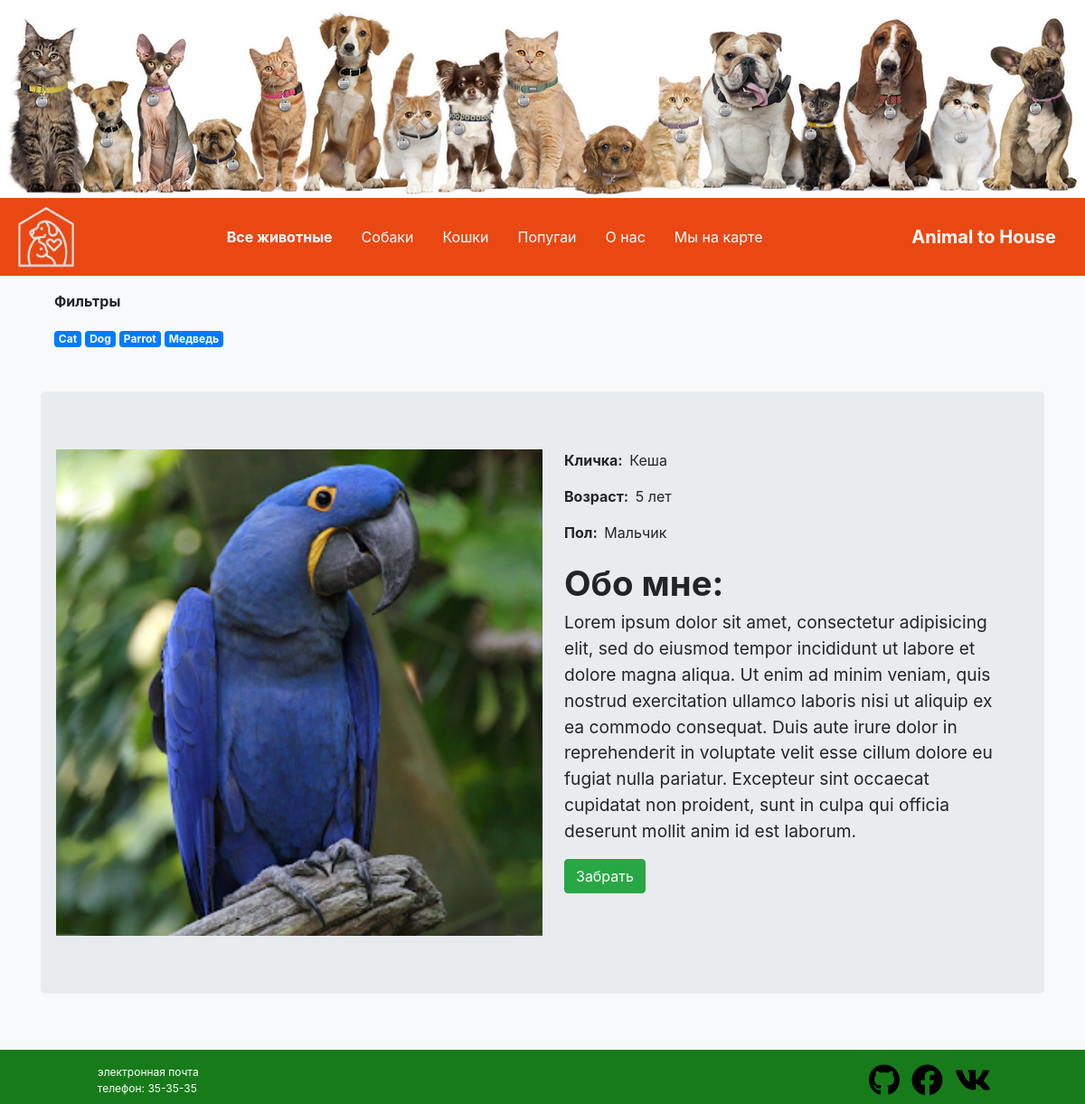
The page /5 on the database its author committed.
### animal_shelter/models.py (models this page shows, shortened)
class Kind(models.Model):
    name = models.CharField(max_length=50, verbose_name="Вид", null=True, blank=True)
    def __str__(self):
        return self.name

class Pet(models.Model):
    name = models.CharField(max_length=13, verbose_name='Кличка')
    description = models.TextField(verbose_name='О питомце')
    receipt_date = models.DateField(auto_now=True, verbose_name="Поступил")
    face = models.ImageField(upload_to='pets_foto', blank=True, verbose_name="Фотография")
    birth_data = models.DateField(blank=True, null=True, verbose_name='Дата рождения')
    MALE = 'Мальчик'
    FEMALE = 'Девочка'
    GENDER = [(MALE, "Мальчик"), (FEMALE, "Девочка"), ]
    gender = models.CharField(max_length=10, choices=GENDER, verbose_name='Пол', null=True)
    kind = models.ForeignKey(Kind, on_delete=models.CASCADE, null=True, blank=True, verbose_name="Вид")
    @property
    def age(self):
        age = int((datetime.now().date() - self.birth_data).days / 31)
        if age > 12:
            age = int(age / 12)
            last_simbol = age % 10
            if last_simbol == 1:
                return f'{age} год'
            elif last_simbol in (2, 3, 4):
                return f'{age} года'
            elif age % 100 in range(5, 21):
                return f'{age} лет'

### animal_shelter/views.py (the view)
# urls.py: path('<int:pk>', PetsDetailView.as_view(), name='pet-detail'),
class PetsDetailView(DetailView):
    model = Pet
    template_name = 'base2.html'
    def get_context_data(self, **kwargs):
        context = super().get_context_data(**kwargs)
        context['kind'] = Kind.objects.all()
        return context

### animal_shelter/templates/base2.html (shortened to what this page needs)
{% extends 'for_base/top.html' %}
{% block finder_by_kind %}
    <p><b>Фильтры</b></p>
    {% for k in kind %}
        <a href="{% url 'animal_shelter:finder_by_kind' k.name %}"><div class="badge badge-primary">{{ k }}</div></a>
    {% endfor %}
{% endblock %}
{% block contant %}
       <div class=" mt-5 jumbotron">
            <div class="row">
                <div class="w-50">
                    <img class="w-100" src="{{ media }}{{ object.face }}" alt="">
                </div>
                <div class="ml-4 flex-column right-block">
                    <div>
                        <div class="d-flex">
                            <span>Кличка: &nbsp</span><p>{{ object.name }}</p>
                        </div>
                        <div class="d-flex">
                            <span>Возраст: &nbsp</span><p>{{ object.age }}</p>
                        </div>
                        <div class="d-flex">
                            <span>Пол: &nbsp</span><p>{{ object.gender }}</p>
                        </div>
                        <div class="description">
                            <span style="font-weight: bold">Обо мне:</span>
                            <p>{{ object.description }}</p>
                        </div>
                        <div class="d-flex">
                            <button class="btn btn-success">Забрать</button>
                        </div>
                    </div>
                </div>
            </div>
       </div>
{% endblock %}

### animal_shelter/static/css/main.css (style rules this page uses)
.right-block { width: 45%; }
.d-flex span { font-weight: bold; }
.description span { font-weight: bold; font-size: 2.4rem; }
.description p { font-size: 1.2rem; }

### rows shown on the page
Kind: name "Cat"
Kind: name "Dog"
Kind: name "Parrot"
Kind: name "Медведь"
Pet: face (picture), name "Кеша", age "5 лет", gender "Мальчик", description "Lorem ipsum dolor sit amet, consectetur adipisicing elit, sed do eiusmod tempor incididunt ut labore et dolore magna aliqua. Ut enim ad minim veniam, quis nostrud exercitation ullamco laboris nisi ut aliquip ex ea commodo consequat. Duis aute irure dolor in reprehenderit in voluptate velit esse cillum dolore eu fugiat nulla pariatur. Excepteur sint occaecat cupidatat non proident, sunt in culpa qui officia deserunt mollit anim id est laborum."
